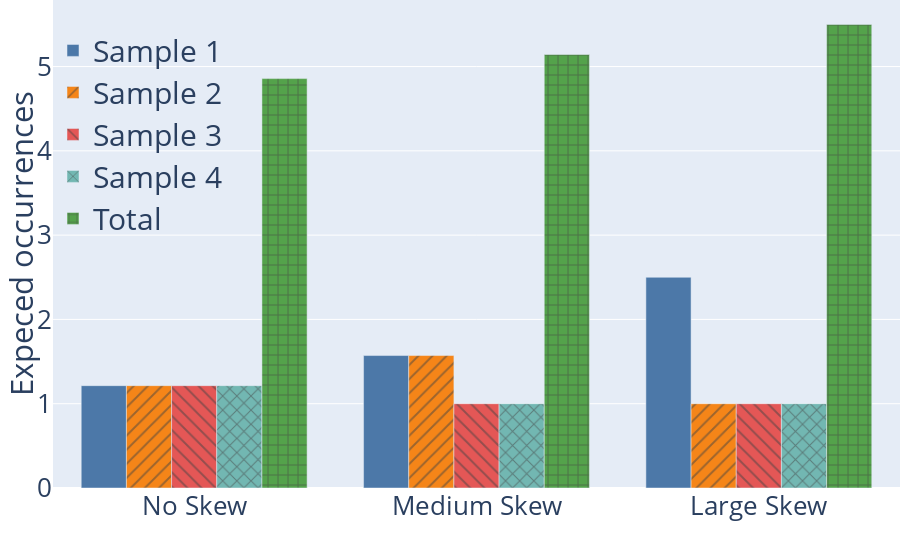

The code cell stored with this chart in its notebook:
### Code cell
layout = go.Layout(
    font=dict(size=20),
    margin=go.layout.Margin(
        l=0, #left margin
        r=0, #right margin
        b=0, #bottom margin
        t=0, #top margin
    ),
    autosize=True,
)

# fig = px.bar(df, x='sample', y='occ', color='skew', barmode = 'group', orientation='v', 
#     color_discrete_sequence=px.colors.qualitative.D3)

fig = px.bar(df, x='skew', y='occ', color='sample', pattern_shape='sample', barmode = 'group', orientation='v', 
    color_discrete_sequence=px.colors.qualitative.T10, )

fig.update_layout(layout)

fig.update_xaxes(title='')
fig.update_yaxes(title='Expected occurrences')
fig.update_layout(legend_title_text='')

fig.update_layout(font=dict(
    size=26,
))

fig.update_layout(legend=dict(
    x=0.0,
    y=0.95,
    bgcolor="rgba(0,0,0,0)",
    font=dict(size=30),
))

fig.show()

fig.write_image('num_dups_distribution_.png', width=999, height=450, scale=3)

### Figure 1 — Plotly figure (JSON) as saved in the notebook; plotly's stock layout.template omitted (floating-point values rounded to 4 significant figures)
{"data": [{"alignmentgroup": "True", "hovertemplate": "sample=Sample 1<br>skew=%{x}<br>occ=%{y}<extra></extra>", "legendgroup": "Sample 1", "marker": {"color": "#4C78A8", "pattern": {"shape": ""}}, "name": "Sample 1", "offsetgroup": "Sample 1", "orientation": "v", "showlegend": true, "textposition": "auto", "type": "bar", "x": ["No Skew", "Medium Skew", "Large Skew"], "xaxis": "x", "y": [1.214, 1.571, 2.5], "yaxis": "y"}, {"alignmentgroup": "True", "hovertemplate": "sample=Sample 2<br>skew=%{x}<br>occ=%{y}<extra></extra>", "legendgroup": "Sample 2", "marker": {"color": "#F58518", "pattern": {"shape": "/"}}, "name": "Sample 2", "offsetgroup": "Sample 2", "orientation": "v", "showlegend": true, "textposition": "auto", "type": "bar", "x": ["No Skew", "Medium Skew", "Large Skew"], "xaxis": "x", "y": [1.214, 1.571, 1], "yaxis": "y"}, {"alignmentgroup": "True", "hovertemplate": "sample=Sample 3<br>skew=%{x}<br>occ=%{y}<extra></extra>", "legendgroup": "Sample 3", "marker": {"color": "#E45756", "pattern": {"shape": "\\"}}, "name": "Sample 3", "offsetgroup": "Sample 3", "orientation": "v", "showlegend": true, "textposition": "auto", "type": "bar", "x": ["No Skew", "Medium Skew", "Large Skew"], "xaxis": "x", "y": [1.214, 1, 1], "yaxis": "y"}, {"alignmentgroup": "True", "hovertemplate": "sample=Sample 4<br>skew=%{x}<br>occ=%{y}<extra></extra>", "legendgroup": "Sample 4", "marker": {"color": "#72B7B2", "pattern": {"shape": "x"}}, "name": "Sample 4", "offsetgroup": "Sample 4", "orientation": "v", "showlegend": true, "textposition": "auto", "type": "bar", "x": ["No Skew", "Medium Skew", "Large Skew"], "xaxis": "x", "y": [1.214, 1, 1], "yaxis": "y"}, {"alignmentgroup": "True", "hovertemplate": "sample=Total<br>skew=%{x}<br>occ=%{y}<extra></extra>", "legendgroup": "Total", "marker": {"color": "#54A24B", "pattern": {"shape": "+"}}, "name": "Total", "offsetgroup": "Total", "orientation": "v", "showlegend": true, "textposition": "auto", "type": "bar", "x": ["No Skew", "Medium Skew", "Large Skew"], "xaxis": "x", "y": [4.857, 5.143, 5.5], "yaxis": "y"}], "layout": {"autosize": true, "barmode": "group", "font": {"size": 26}, "legend": {"bgcolor": "rgba(0,0,0,0)", "font": {"size": 30}, "title": {"text": ""}, "tracegroupgap": 0, "x": 0, "y": 0.95}, "margin": {"b": 0, "l": 0, "r": 0, "t": 0}, "xaxis": {"anchor": "y", "domain": [0, 1], "title": {"text": ""}}, "yaxis": {"anchor": "x", "domain": [0, 1], "title": {"text": "Expeced occurrences"}}}}
